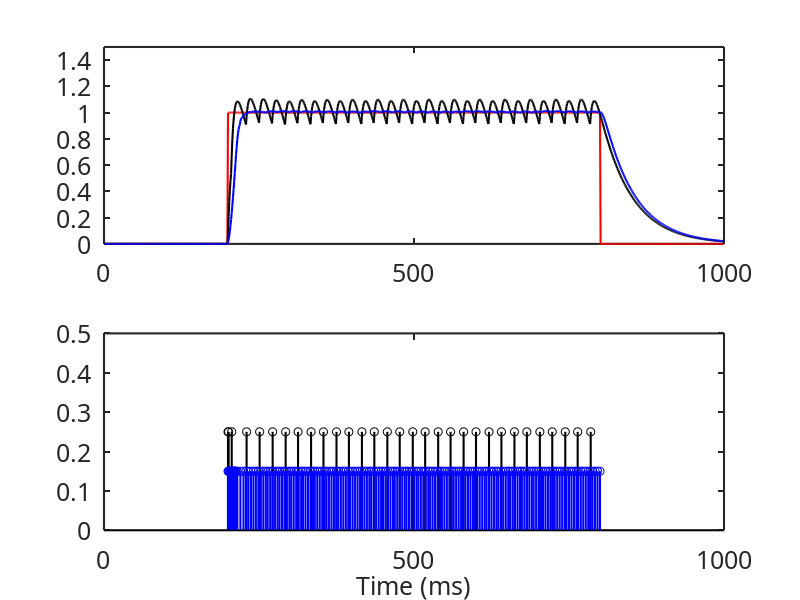

Write MATLAB code to recreate this figure.
clear all
close all

t=1:1000;
% define thresholdkernel
thMag1 = 0.1;
thTau1 = 15;
etaTau = 50;

theta0v = [0.3 0.05];
mnob = [theta0v(1)*theta0v(1) theta0v(2)*theta0v(2)];

%
% % keep track of assigned theta:
thetaTrack = theta0v'*ones(size(t));
% define eta kernel
etaKernel = exp(-(t-1)./etaTau);


thCorr = 1/(thMag1);
thMag1c = thMag1*thCorr;

dth1 = exp(-1/thTau1);

dEta = exp(-1/etaTau);
eta = 1;

% signal:
tstep = 200;
input = zeros(1,length(t));
input(tstep:end-200) = 1;

yhat = zeros(size(input));
spike = zeros(size(input));
stimes1a = zeros(size(input));
y = input;


tauSig2 = .005;
a2 = exp (-0.001/tauSig2);

epsif = 0;
epsifTrack = ones(size(t));

mISI = 1.25;
ISI = 55;
prevspike = 0;

 
yhatMat = zeros(2,length(t));
thetaTrackMat = zeros(2,length(t));
stimes1aMat = zeros(2,length(t));


yhatpost = zeros(1,length(t));
yhatpostMat = zeros(2,length(t));

epsiMat = zeros(2,length(t));

for ifig = 1:length(mnob)
    
    thMag = mnob(ifig);
    theta0 = theta0v(ifig);
    
    yhat = zeros(size(input));
    stimes1a = zeros(size(input));
    epsif = 0;
    epsifTrack = ones(size(t));
    thetaTrack = ones(size(t))*theta0;
    theta = 1*theta0;
    spike = zeros(size(input));
    yhatpost = zeros(1,length(t));


    mISI = 1.25;
    ISI = 55;
    prevspike = 0;
    
    th1=0;
    

    for time=1:length(t)
        
      
        v = y(time) - yhat(time);
        if v>(1*theta/2)
            stimes1a(time) = 1;
            % if a spike: add to approximation
            deltaSpike = time - prevspike;
            
            lenK = length(yhat(time:end));
            % make update to yhat dependent on isi: larger isi, bigger update
            
            isifact = mISI;
            
            %yhat evolves
            dyhat = theta*isifact;
            yhat(time) = yhat(time) + dyhat;
            % theta(time:end) = theta(time:end) + thMag*thKernel(1:lenK);
            fmult = theta/theta0;
            
            spike(time) = spike(time) + 1;

            % update theta components:
            th1 = th1 + fmult*thMag;
            
            prevspike = time;
        end
        % evolve yhat
        yhat(time+1) = yhat(time)*dEta;
        th1 = th1*dth1;
        
        theta = th1 + theta0;
        thetaTrack(time) = theta;
        spike(time+1) = spike(time)*dEta;
        yhatpost(time+1) = yhatpost(time) + (1-a2)*(spike(time)-yhatpost(time));
        
        epsif = epsif+(1-a2)*(yhat(time)-epsif);
        epsifTrack(time)=epsif;
        
        
    end
    
    
    yhatMat(ifig,:) = yhat(1:time);
    thetaTrackMat(ifig,:) = thetaTrack;
    stimes1aMat(ifig,:) = stimes1a;
    epsiMat(ifig,:) = epsifTrack;
    
    yhatpostMat(ifig,:) = yhatpost(1:time)*thMag;
    
   
end

%%
close all
figure
subplot(2,1,1)

dt = t;
plot(dt,y(dt),'r-',...
    'LineWidth',1.5);
hold on
plot(dt,epsiMat(1,:),'k-',...
    'LineWidth',1.5);
plot(dt,epsiMat(2,:),'b-',...
    'LineWidth',1.5);

ax=gca;
set(ax, ...
    'XLim'        , [0 dt(end)],...
    'YLim'        , [0 1.5],...
    'XTick'       , 0:500:dt(end) , ...
    'LineWidth'   , 1.5         );
set(gca,'FontName','Calibri','FontSize',18,'FontWeight','Normal');

subplot(2,1,2)

stimes1aN=stimes1aMat(1,:);
stimes1aN(stimes1aN==0)=NaN;


stem(dt,0.25*stimes1aN,'k',...
    'LineWidth',1.5);

hold on

stimes1aN=stimes1aMat(2,:);
stimes1aN(stimes1aN==0)=NaN;


stem(dt,0.15*stimes1aN,'b',...
    'LineWidth',1.5);

ax=gca;
set(ax, ...
    'XLim'        , [0 dt(end)],...
    'YLim'        , [0 0.5],...
    'XTick'       , 0:500:dt(end) , ...
    'LineWidth'   , 1.5         );


set(gca,'FontName','Calibri','FontSize',18,'FontWeight','Normal');
hXLabel = xlabel('Time (ms)','FontName','Calibri','FontSize',18,'FontWeight','Normal');
